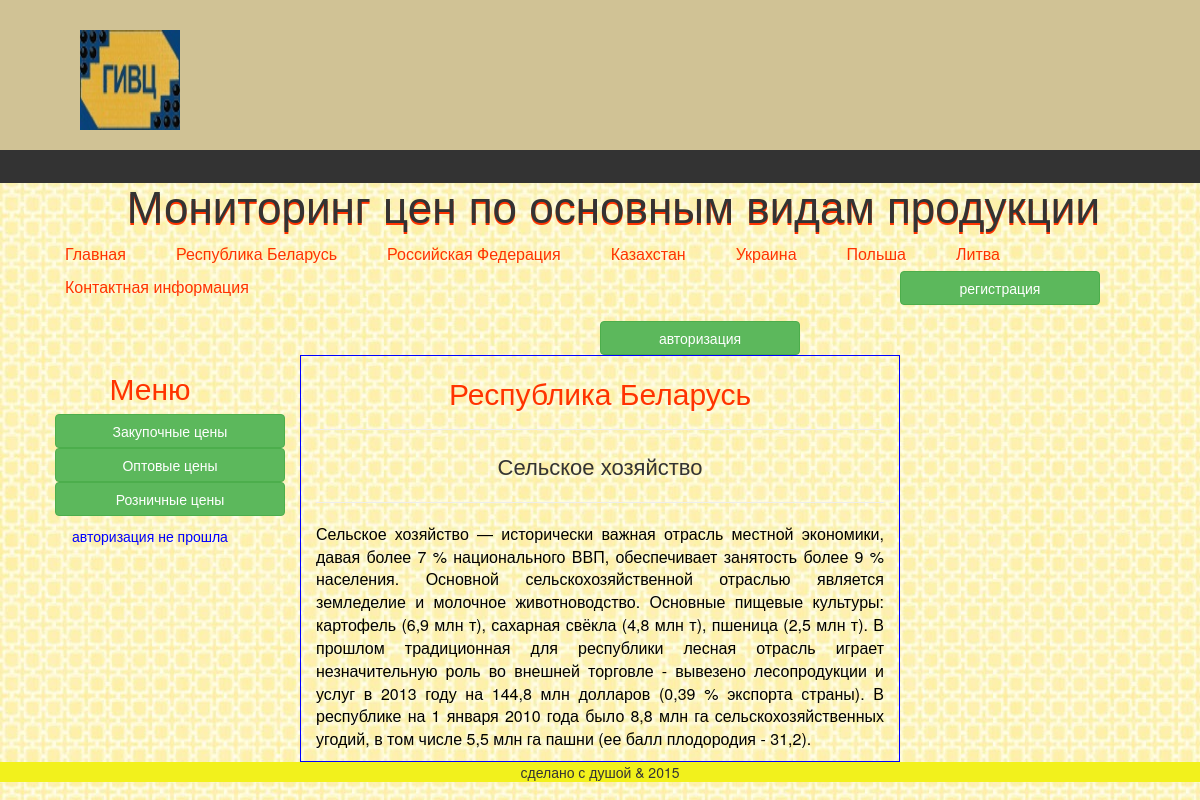
Page /index.php?url=respbel on the committed database.
### tables this page shows
CREATE TABLE IF NOT EXISTS `maintexts` (
  `id` int(11) NOT NULL AUTO_INCREMENT,
  `name` tinytext NOT NULL,
  `body` text NOT NULL,
  `url` tinytext NOT NULL,
  `showhide` enum('show','hide') NOT NULL DEFAULT 'show',
  `lang` enum('ru','en') NOT NULL DEFAULT 'ru',
  `putdate` datetime NOT NULL,
  PRIMARY KEY (`id`)
);

### class/Database.php (called while the page is built, shortened)
<?php
class Database{
private $host = DB_HOST;
private $user= DB_USER;
private $pass=DB_PASS;
private $dbname=DB_NAME;
private $port=DB_PORT;
private $dbh;
private $stmt;
public function __construct(){
$dsn='mysql:host=' .$this->host . ';port=' . $this->port.';dbname=' . $this->dbname;
$options=array(
PDO::ATTR_ERRMODE=>PDO::ERRMODE_EXCEPTION
);
try{
$this->dbh=new PDO($dsn, $this->user, $this->pass, $options);
}
catch(PDOException $e){
$this->error=$e->getMessage();
}
}
public function query($query){
    $this->stmt = $this->dbh->prepare($query);
}
public function execute(){
    return $this->stmt->execute();
}
public function single(){
    $this->execute();
    return $this->stmt->fetch(PDO::FETCH_ASSOC);
}
}

### index.php (the view)
<?php require_once("templates/top.php");
if  ($_GET['url']){
$file=$_GET['url'];
}else{
$file='index';
}
$obj=new database();
$query= "select * from maintexts where url='$file'";
$obj->query($query);
$row=$obj-> single();
?>
<h2><?echo $row['name'];?></h2>
<?echo $row['body'];?>
<?php require_once("templates/bottom.php");?>

### media/css/style.css (style rules this page uses)
body { background: url(../img/geluzor75.jpg); padding:0; margin:0; }
.content h2 { color:#f30; text-align:center; }
.col-md-6 div { text-align: center; font-size: 22px; }
.col-md-6 p { font-size: 16px; color: black; text-align: justify; }

### rows in the picture
maintexts: name "Республика Беларусь Сельское хозяйство", body "Сельское хозяйство — исторически важная отрасль местной экономики, давая более 7 % национального ВВП, обеспечивает занятость более 9 % населения. Основной сельскохозяйственной отраслью является земледелие и молочное животноводство. Основные пищевые культуры: картофель (6,9 млн т), сахарная свёкла (4,8 млн т), пшеница (2,5 млн т). В прошлом традиционная для республики лесная отрасль играет незначительную роль во внешней торговле - вывезено лесопродукции и услуг в 2013 году на 144,8 млн долларов (0,39 % экспорта страны). В республике на 1 января 2010 года было 8,8 млн га сельскохозяйственных угодий, в том числе 5,5 млн га пашни (ее балл плодородия - 31,2)."
